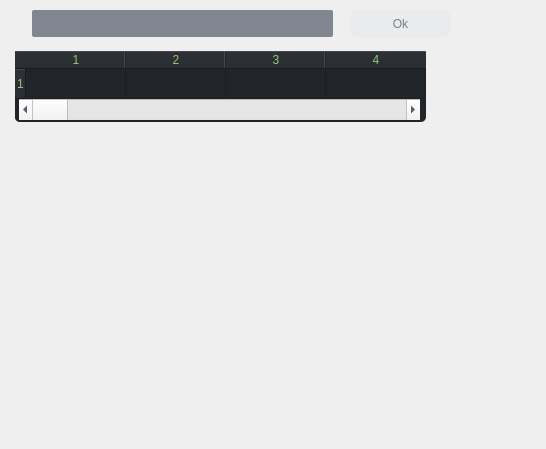
<?xml version="1.0" encoding="UTF-8"?>
<ui version="4.0">
 <class>SearchExcursion</class>
 <widget class="QWidget" name="SearchExcursion">
  <property name="geometry">
   <rect>
    <x>0</x>
    <y>0</y>
    <width>546</width>
    <height>449</height>
   </rect>
  </property>
  <property name="windowTitle">
   <string>Form</string>
  </property>
  <property name="styleSheet">
   <string notr="true"/>
  </property>
  <widget class="QLineEdit" name="exc_name">
   <property name="geometry">
    <rect>
     <x>32</x>
     <y>10</y>
     <width>301</width>
     <height>27</height>
    </rect>
   </property>
   <property name="styleSheet">
    <string notr="true">border-radius: 2px;
color: rgba(155, 157, 159, 0.7);
background-color: rgb(82, 89, 103, 0.7);</string>
   </property>
   <property name="text">
    <string/>
   </property>
  </widget>
  <widget class="QTableWidget" name="exc_info">
   <property name="geometry">
    <rect>
     <x>15</x>
     <y>51</y>
     <width>411</width>
     <height>71</height>
    </rect>
   </property>
   <property name="styleSheet">
    <string notr="true">background-color: rgb(33, 37, 42);
color: rgb(152, 195, 121);
border: 3px;
border-radius: 5</string>
   </property>
   <property name="verticalScrollBarPolicy">
    <enum>Qt::ScrollBarAlwaysOff</enum>
   </property>
   <property name="horizontalScrollBarPolicy">
    <enum>Qt::ScrollBarAlwaysOff</enum>
   </property>
   <property name="autoScroll">
    <bool>false</bool>
   </property>
   <property name="autoScrollMargin">
    <number>10</number>
   </property>
   <property name="rowCount">
    <number>1</number>
   </property>
   <property name="columnCount">
    <number>4</number>
   </property>
   <row/>
   <column/>
   <column/>
   <column/>
   <column/>
  </widget>
  <widget class="QPushButton" name="pushButton">
   <property name="geometry">
    <rect>
     <x>350</x>
     <y>10</y>
     <width>101</width>
     <height>27</height>
    </rect>
   </property>
   <property name="styleSheet">
    <string notr="true">background-color: rgba(232, 234, 236, 0.8);
color: rgba(73, 79, 93, 0.7);
border-radius: 8px</string>
   </property>
   <property name="text">
    <string>Ok</string>
   </property>
  </widget>
  <widget class="QScrollBar" name="horizontalScrollBar">
   <property name="geometry">
    <rect>
     <x>19</x>
     <y>99</y>
     <width>401</width>
     <height>21</height>
    </rect>
   </property>
   <property name="orientation">
    <enum>Qt::Horizontal</enum>
   </property>
  </widget>
 </widget>
 <resources/>
 <connections/>
</ui>
